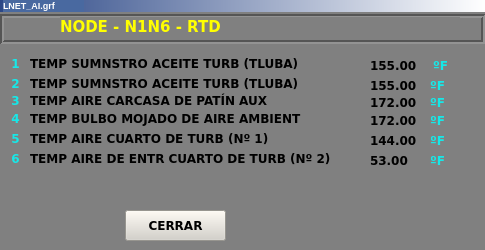
<?xml version="1.0" encoding="UTF-8"?>
<ui version="4.0">
 <class>lnet_al2</class>
 <widget class="QWidget" name="lnet_al2">
  <property name="geometry">
   <rect>
    <x>0</x>
    <y>0</y>
    <width>485</width>
    <height>250</height>
   </rect>
  </property>
  <property name="minimumSize">
   <size>
    <width>485</width>
    <height>250</height>
   </size>
  </property>
  <property name="maximumSize">
   <size>
    <width>485</width>
    <height>250</height>
   </size>
  </property>
  <property name="windowTitle">
   <string>Form</string>
  </property>
  <property name="styleSheet">
   <string notr="true">background-color: rgb(128, 128, 128);</string>
  </property>
  <widget class="QLabel" name="lbNode_3">
   <property name="geometry">
    <rect>
     <x>370</x>
     <y>92</y>
     <width>61</width>
     <height>20</height>
    </rect>
   </property>
   <property name="font">
    <font>
     <family>Verdana</family>
     <weight>75</weight>
     <bold>true</bold>
    </font>
   </property>
   <property name="layoutDirection">
    <enum>Qt::RightToLeft</enum>
   </property>
   <property name="text">
    <string>172.00</string>
   </property>
  </widget>
  <widget class="QLabel" name="lbNodeU_5">
   <property name="geometry">
    <rect>
     <x>430</x>
     <y>130</y>
     <width>35</width>
     <height>20</height>
    </rect>
   </property>
   <property name="font">
    <font>
     <family>Verdana</family>
     <weight>75</weight>
     <bold>true</bold>
    </font>
   </property>
   <property name="styleSheet">
    <string notr="true">color: rgb(22, 232, 232);</string>
   </property>
   <property name="text">
    <string>ºF</string>
   </property>
  </widget>
  <widget class="QLabel" name="lbNodeT_3">
   <property name="geometry">
    <rect>
     <x>30</x>
     <y>92</y>
     <width>340</width>
     <height>16</height>
    </rect>
   </property>
   <property name="font">
    <font>
     <family>Verdana</family>
     <weight>75</weight>
     <bold>true</bold>
    </font>
   </property>
   <property name="text">
    <string>TEMP AIRE CARCASA DE PATÍN AUX</string>
   </property>
  </widget>
  <widget class="QLabel" name="lbNumNode_3">
   <property name="geometry">
    <rect>
     <x>5</x>
     <y>92</y>
     <width>21</width>
     <height>16</height>
    </rect>
   </property>
   <property name="font">
    <font>
     <family>Verdana</family>
     <weight>75</weight>
     <bold>true</bold>
    </font>
   </property>
   <property name="styleSheet">
    <string notr="true">color: rgb(22, 232, 232);</string>
   </property>
   <property name="text">
    <string>3</string>
   </property>
   <property name="alignment">
    <set>Qt::AlignCenter</set>
   </property>
  </widget>
  <widget class="QLabel" name="lbNumNode_2">
   <property name="geometry">
    <rect>
     <x>5</x>
     <y>75</y>
     <width>21</width>
     <height>16</height>
    </rect>
   </property>
   <property name="font">
    <font>
     <family>Verdana</family>
     <weight>75</weight>
     <bold>true</bold>
    </font>
   </property>
   <property name="styleSheet">
    <string notr="true">color: rgb(22, 232, 232);</string>
   </property>
   <property name="text">
    <string>2</string>
   </property>
   <property name="alignment">
    <set>Qt::AlignCenter</set>
   </property>
  </widget>
  <widget class="QLabel" name="lbNodeU_1">
   <property name="geometry">
    <rect>
     <x>433</x>
     <y>55</y>
     <width>35</width>
     <height>20</height>
    </rect>
   </property>
   <property name="font">
    <font>
     <family>Verdana</family>
     <weight>75</weight>
     <bold>true</bold>
    </font>
   </property>
   <property name="styleSheet">
    <string notr="true">color: rgb(22, 232, 232);</string>
   </property>
   <property name="text">
    <string>ºF</string>
   </property>
  </widget>
  <widget class="QLabel" name="lbNumNode_1">
   <property name="geometry">
    <rect>
     <x>5</x>
     <y>55</y>
     <width>21</width>
     <height>16</height>
    </rect>
   </property>
   <property name="font">
    <font>
     <family>Verdana</family>
     <weight>75</weight>
     <bold>true</bold>
    </font>
   </property>
   <property name="styleSheet">
    <string notr="true">color: rgb(22, 232, 232);</string>
   </property>
   <property name="text">
    <string>1</string>
   </property>
   <property name="alignment">
    <set>Qt::AlignCenter</set>
   </property>
  </widget>
  <widget class="QFrame" name="frame">
   <property name="geometry">
    <rect>
     <x>0</x>
     <y>14</y>
     <width>485</width>
     <height>30</height>
    </rect>
   </property>
   <property name="styleSheet">
    <string notr="true">border-color: rgb(255, 255, 255);</string>
   </property>
   <property name="frameShape">
    <enum>QFrame::Box</enum>
   </property>
   <property name="frameShadow">
    <enum>QFrame::Sunken</enum>
   </property>
   <property name="lineWidth">
    <number>2</number>
   </property>
  </widget>
  <widget class="QLabel" name="lbNumNode_5">
   <property name="geometry">
    <rect>
     <x>5</x>
     <y>130</y>
     <width>21</width>
     <height>16</height>
    </rect>
   </property>
   <property name="font">
    <font>
     <family>Verdana</family>
     <weight>75</weight>
     <bold>true</bold>
    </font>
   </property>
   <property name="styleSheet">
    <string notr="true">color: rgb(22, 232, 232);</string>
   </property>
   <property name="text">
    <string>5</string>
   </property>
   <property name="alignment">
    <set>Qt::AlignCenter</set>
   </property>
  </widget>
  <widget class="QFrame" name="frame_2">
   <property name="geometry">
    <rect>
     <x>0</x>
     <y>0</y>
     <width>485</width>
     <height>12</height>
    </rect>
   </property>
   <property name="styleSheet">
    <string notr="true">background-color: qlineargradient(spread:pad, x1:0, y1:0, x2:1, y2:0, stop:0 rgba(43, 71, 134, 255), stop:1 rgba(255, 255, 255, 255));</string>
   </property>
   <property name="frameShape">
    <enum>QFrame::Panel</enum>
   </property>
   <property name="frameShadow">
    <enum>QFrame::Raised</enum>
   </property>
   <property name="lineWidth">
    <number>0</number>
   </property>
   <widget class="QLabel" name="lbLnetT">
    <property name="geometry">
     <rect>
      <x>3</x>
      <y>0</y>
      <width>81</width>
      <height>12</height>
     </rect>
    </property>
    <property name="font">
     <font>
      <pointsize>5</pointsize>
      <weight>75</weight>
      <bold>true</bold>
     </font>
    </property>
    <property name="styleSheet">
     <string notr="true">background-color: rgb(73, 105, 160);</string>
    </property>
    <property name="text">
     <string>&lt;!DOCTYPE HTML PUBLIC &quot;-//W3C//DTD HTML 4.0//EN&quot; &quot;http://www.w3.org/TR/REC-html40/strict.dtd&quot;&gt;
&lt;html&gt;&lt;head&gt;&lt;meta name=&quot;qrichtext&quot; content=&quot;1&quot; /&gt;&lt;style type=&quot;text/css&quot;&gt;
p, li { white-space: pre-wrap; }
&lt;/style&gt;&lt;/head&gt;&lt;body style=&quot; font-family:'MS Shell Dlg 2'; font-size:5pt; font-weight:600; font-style:normal;&quot;&gt;
&lt;p style=&quot; margin-top:0px; margin-bottom:0px; margin-left:0px; margin-right:0px; -qt-block-indent:0; text-indent:0px;&quot;&gt;&lt;span style=&quot; font-size:7pt; color:#ffffff;&quot;&gt;LNET_AI.grf&lt;/span&gt;&lt;/p&gt;&lt;/body&gt;&lt;/html&gt;</string>
    </property>
   </widget>
  </widget>
  <widget class="QPushButton" name="btnCerrar">
   <property name="geometry">
    <rect>
     <x>125</x>
     <y>210</y>
     <width>101</width>
     <height>31</height>
    </rect>
   </property>
   <property name="font">
    <font>
     <family>Verdana</family>
     <pointsize>9</pointsize>
     <weight>75</weight>
     <bold>true</bold>
    </font>
   </property>
   <property name="styleSheet">
    <string notr="true">background-color: rgb(212, 208, 200);</string>
   </property>
   <property name="text">
    <string>CERRAR</string>
   </property>
  </widget>
  <widget class="QLabel" name="lbNodeT_5">
   <property name="geometry">
    <rect>
     <x>30</x>
     <y>130</y>
     <width>340</width>
     <height>16</height>
    </rect>
   </property>
   <property name="font">
    <font>
     <family>Verdana</family>
     <weight>75</weight>
     <bold>true</bold>
    </font>
   </property>
   <property name="text">
    <string>TEMP AIRE CUARTO DE TURB (Nº 1)</string>
   </property>
  </widget>
  <widget class="QLabel" name="lbNumNode_6">
   <property name="geometry">
    <rect>
     <x>5</x>
     <y>150</y>
     <width>21</width>
     <height>16</height>
    </rect>
   </property>
   <property name="font">
    <font>
     <family>Verdana</family>
     <weight>75</weight>
     <bold>true</bold>
    </font>
   </property>
   <property name="styleSheet">
    <string notr="true">color: rgb(22, 232, 232);</string>
   </property>
   <property name="text">
    <string>6</string>
   </property>
   <property name="alignment">
    <set>Qt::AlignCenter</set>
   </property>
  </widget>
  <widget class="QLabel" name="lbNode_1">
   <property name="geometry">
    <rect>
     <x>370</x>
     <y>55</y>
     <width>61</width>
     <height>20</height>
    </rect>
   </property>
   <property name="font">
    <font>
     <family>Verdana</family>
     <weight>75</weight>
     <bold>true</bold>
    </font>
   </property>
   <property name="layoutDirection">
    <enum>Qt::RightToLeft</enum>
   </property>
   <property name="text">
    <string>155.00</string>
   </property>
  </widget>
  <widget class="QLabel" name="lbNode_2">
   <property name="geometry">
    <rect>
     <x>370</x>
     <y>75</y>
     <width>61</width>
     <height>20</height>
    </rect>
   </property>
   <property name="font">
    <font>
     <family>Verdana</family>
     <weight>75</weight>
     <bold>true</bold>
    </font>
   </property>
   <property name="layoutDirection">
    <enum>Qt::RightToLeft</enum>
   </property>
   <property name="text">
    <string>155.00</string>
   </property>
  </widget>
  <widget class="QLabel" name="lbNodeU_6">
   <property name="geometry">
    <rect>
     <x>430</x>
     <y>150</y>
     <width>35</width>
     <height>20</height>
    </rect>
   </property>
   <property name="font">
    <font>
     <family>Verdana</family>
     <weight>75</weight>
     <bold>true</bold>
    </font>
   </property>
   <property name="styleSheet">
    <string notr="true">color: rgb(22, 232, 232);</string>
   </property>
   <property name="text">
    <string>ºF</string>
   </property>
  </widget>
  <widget class="QLabel" name="lbNodeT_2">
   <property name="geometry">
    <rect>
     <x>30</x>
     <y>75</y>
     <width>340</width>
     <height>16</height>
    </rect>
   </property>
   <property name="font">
    <font>
     <family>Verdana</family>
     <weight>75</weight>
     <bold>true</bold>
    </font>
   </property>
   <property name="text">
    <string>TEMP SUMNSTRO ACEITE TURB (TLUBA)</string>
   </property>
  </widget>
  <widget class="QLabel" name="lbNodeU_2">
   <property name="geometry">
    <rect>
     <x>430</x>
     <y>75</y>
     <width>35</width>
     <height>20</height>
    </rect>
   </property>
   <property name="font">
    <font>
     <family>Verdana</family>
     <weight>75</weight>
     <bold>true</bold>
    </font>
   </property>
   <property name="styleSheet">
    <string notr="true">color: rgb(22, 232, 232);</string>
   </property>
   <property name="text">
    <string>ºF</string>
   </property>
  </widget>
  <widget class="QLabel" name="lbNodeU_4">
   <property name="geometry">
    <rect>
     <x>430</x>
     <y>110</y>
     <width>35</width>
     <height>20</height>
    </rect>
   </property>
   <property name="font">
    <font>
     <family>Verdana</family>
     <weight>75</weight>
     <bold>true</bold>
    </font>
   </property>
   <property name="styleSheet">
    <string notr="true">color: rgb(22, 232, 232);</string>
   </property>
   <property name="text">
    <string>ºF</string>
   </property>
  </widget>
  <widget class="QLabel" name="lbNode_5">
   <property name="geometry">
    <rect>
     <x>370</x>
     <y>130</y>
     <width>61</width>
     <height>20</height>
    </rect>
   </property>
   <property name="font">
    <font>
     <family>Verdana</family>
     <weight>75</weight>
     <bold>true</bold>
    </font>
   </property>
   <property name="layoutDirection">
    <enum>Qt::RightToLeft</enum>
   </property>
   <property name="text">
    <string>144.00</string>
   </property>
  </widget>
  <widget class="QLabel" name="lbNodeT_6">
   <property name="geometry">
    <rect>
     <x>30</x>
     <y>150</y>
     <width>340</width>
     <height>16</height>
    </rect>
   </property>
   <property name="font">
    <font>
     <family>Verdana</family>
     <weight>75</weight>
     <bold>true</bold>
    </font>
   </property>
   <property name="text">
    <string>TEMP AIRE DE ENTR CUARTO DE TURB (Nº 2)</string>
   </property>
  </widget>
  <widget class="QLabel" name="lbSloMPU">
   <property name="geometry">
    <rect>
     <x>60</x>
     <y>17</y>
     <width>400</width>
     <height>20</height>
    </rect>
   </property>
   <property name="font">
    <font>
     <family>Verdana</family>
     <pointsize>11</pointsize>
     <weight>75</weight>
     <bold>true</bold>
    </font>
   </property>
   <property name="styleSheet">
    <string notr="true">color: rgb(255, 255, 0);</string>
   </property>
   <property name="text">
    <string>NODE - N1N6 - RTD</string>
   </property>
  </widget>
  <widget class="QLabel" name="lbNode_6">
   <property name="geometry">
    <rect>
     <x>370</x>
     <y>150</y>
     <width>61</width>
     <height>20</height>
    </rect>
   </property>
   <property name="font">
    <font>
     <family>Verdana</family>
     <weight>75</weight>
     <bold>true</bold>
    </font>
   </property>
   <property name="layoutDirection">
    <enum>Qt::RightToLeft</enum>
   </property>
   <property name="text">
    <string>53.00</string>
   </property>
  </widget>
  <widget class="QLabel" name="lbNode_4">
   <property name="geometry">
    <rect>
     <x>370</x>
     <y>110</y>
     <width>61</width>
     <height>20</height>
    </rect>
   </property>
   <property name="font">
    <font>
     <family>Verdana</family>
     <weight>75</weight>
     <bold>true</bold>
    </font>
   </property>
   <property name="layoutDirection">
    <enum>Qt::RightToLeft</enum>
   </property>
   <property name="text">
    <string>172.00</string>
   </property>
  </widget>
  <widget class="QLabel" name="lbNodeU_3">
   <property name="geometry">
    <rect>
     <x>430</x>
     <y>92</y>
     <width>35</width>
     <height>20</height>
    </rect>
   </property>
   <property name="font">
    <font>
     <family>Verdana</family>
     <weight>75</weight>
     <bold>true</bold>
    </font>
   </property>
   <property name="styleSheet">
    <string notr="true">color: rgb(22, 232, 232);</string>
   </property>
   <property name="text">
    <string>ºF</string>
   </property>
  </widget>
  <widget class="QLabel" name="lbNodeT_4">
   <property name="geometry">
    <rect>
     <x>30</x>
     <y>110</y>
     <width>340</width>
     <height>16</height>
    </rect>
   </property>
   <property name="font">
    <font>
     <family>Verdana</family>
     <weight>75</weight>
     <bold>true</bold>
    </font>
   </property>
   <property name="text">
    <string>TEMP BULBO MOJADO DE AIRE AMBIENT</string>
   </property>
  </widget>
  <widget class="QLabel" name="lbNodeT_1">
   <property name="geometry">
    <rect>
     <x>30</x>
     <y>55</y>
     <width>340</width>
     <height>16</height>
    </rect>
   </property>
   <property name="font">
    <font>
     <family>Verdana</family>
     <weight>75</weight>
     <bold>true</bold>
    </font>
   </property>
   <property name="text">
    <string>TEMP SUMNSTRO ACEITE TURB (TLUBA)</string>
   </property>
  </widget>
  <widget class="QLabel" name="lbNumNode_4">
   <property name="geometry">
    <rect>
     <x>5</x>
     <y>110</y>
     <width>21</width>
     <height>16</height>
    </rect>
   </property>
   <property name="font">
    <font>
     <family>Verdana</family>
     <weight>75</weight>
     <bold>true</bold>
    </font>
   </property>
   <property name="styleSheet">
    <string notr="true">color: rgb(22, 232, 232);</string>
   </property>
   <property name="text">
    <string>4</string>
   </property>
   <property name="alignment">
    <set>Qt::AlignCenter</set>
   </property>
  </widget>
 </widget>
 <resources/>
 <connections/>
</ui>
